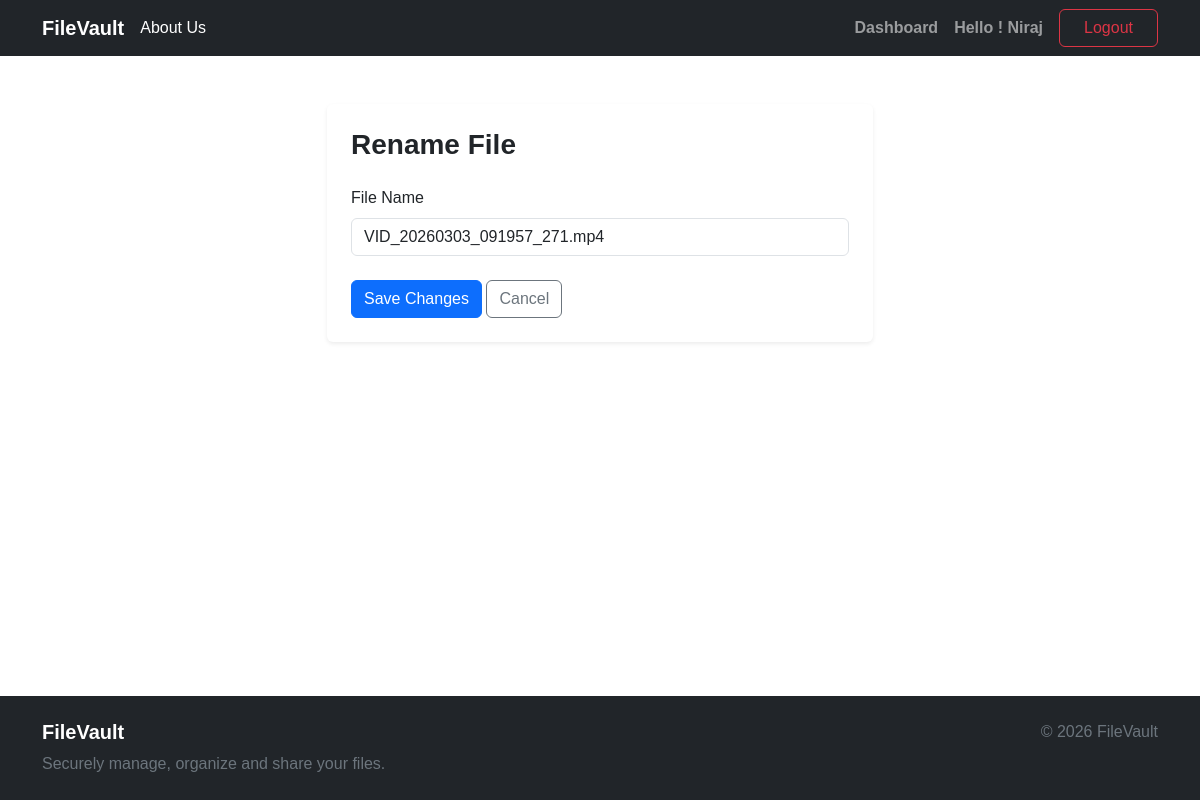
The app's page /storage/file/11/rename/ (signed in), older data.
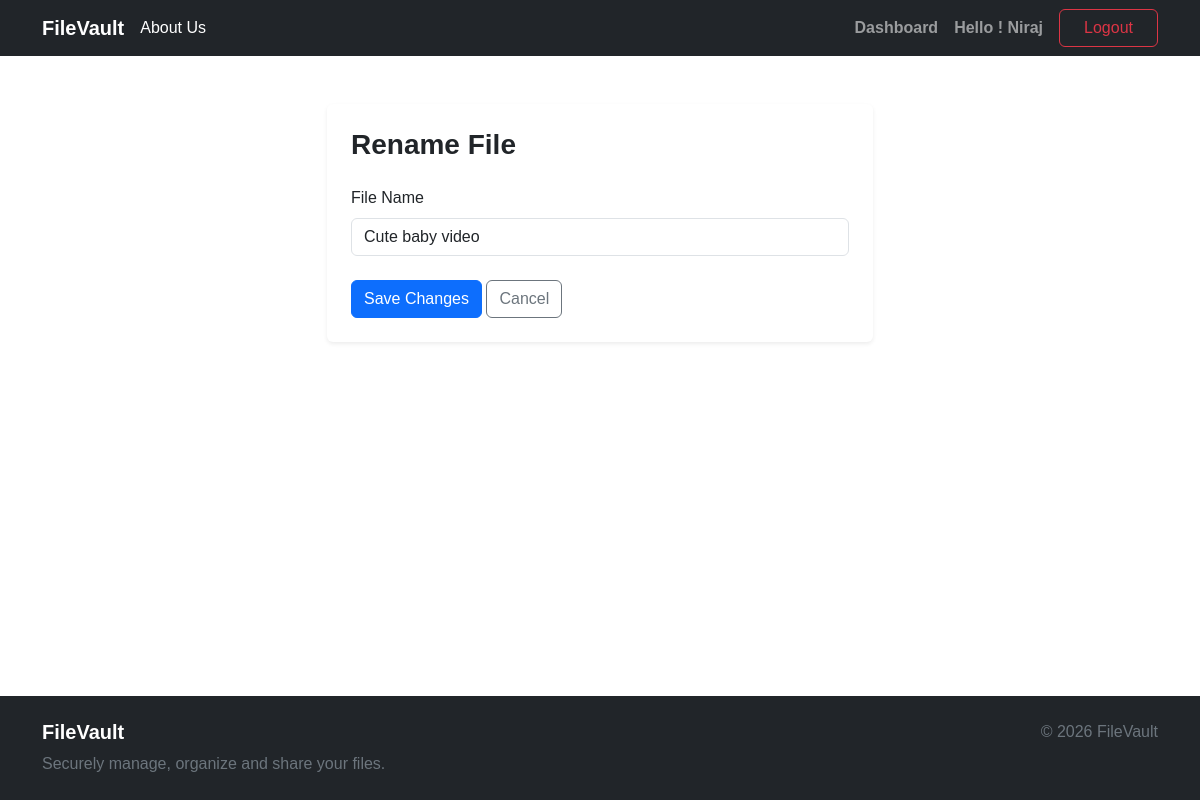
The same page, newer data.
### storage/models.py (models this page shows, shortened)
class File(models.Model):
      owner = models.ForeignKey(
            settings.AUTH_USER_MODEL,
            on_delete= models.CASCADE,
            related_name= "files",
      )
      folder = models.ForeignKey(
            Folder,
            on_delete= models.CASCADE,
            related_name= "files",
      )
      file = models.FileField(upload_to="uploads/")
      original_name = models.CharField(max_length=255)
      file_type = models.CharField(max_length=100, blank=True)
      size = models.PositiveBigIntegerField(default=0)
      uploaded_at = models.DateTimeField(auto_now_add=True)
      class Meta:
            ordering = ["-uploaded_at"]

### storage/views.py (the view, shortened to what this page needs)
# urls.py: path("file/<int:pk>/rename/",FileRenameView.as_view(),name="file-rename",),
class FileRenameView(LoginRequiredMixin, UpdateView):
      model = File
      form_class = FileRenameForm
      template_name = "storage/file_rename.html"
      def get_queryset(self):
            return File.objects.filter(
                  owner=self.request.user
            )

### storage/forms.py
class FileRenameForm(forms.ModelForm):
      class Meta:
            model = File
            fields = ["original_name",]
            widgets = {
                  "original_name": forms.TextInput(
                  attrs={
                        "class": "form-control",
                        "placeholder": "Enter new file name",
                  }
                  ),
            }

### storage/models.py (called while the page is built)
      def get_absolute_url(self):
            return reverse(
                  "storage:folder-detail",
                  kwargs={
                        "pk": self.pk,
                  },
            )

### storage/templates/storage/file_rename.html (shortened to what this page needs)
{% extends "base.html" %}
{% block content %}
<div class="container py-5">
      <div class="row justify-content-center">
            <div class="col-md-6">
                  <div class="card shadow-sm border-0">
                        <div class="card-body p-4">
                              <h3 class="fw-bold mb-4">
                                    Rename File
                              </h3>
                              <form method="post">
                                    <div class="mb-4">
                                          <label class="form-label">
                                                File Name
                                          </label>
                                          {{ form.original_name }}
                                    </div>
                                    <button type="submit" class="btn btn-primary">
                                          Save Changes
                                    </button>
                                    <a href="{{ object.folder.get_absolute_url }}" class="btn btn-outline-secondary">
                                          Cancel
                                    </a>
                              </form>
                        </div>
                  </div>
            </div>
      </div>
</div>
{% endblock %}

Row changes from the older to the newer data that the page shows:
changed File: original_name "VID_20260303_091957_271.mp4" → "Cute baby video"
